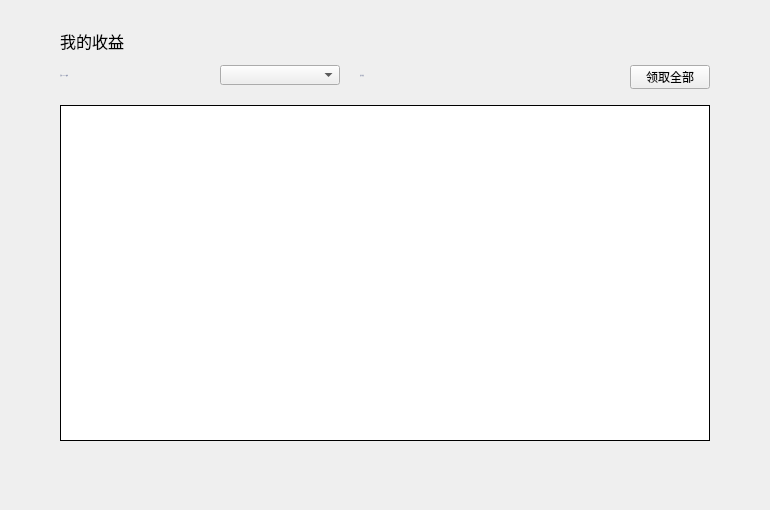
<?xml version="1.0" encoding="UTF-8"?>
<ui version="4.0">
 <class>GuardIncomePage</class>
 <widget class="QWidget" name="GuardIncomePage">
  <property name="geometry">
   <rect>
    <x>0</x>
    <y>0</y>
    <width>770</width>
    <height>510</height>
   </rect>
  </property>
  <property name="windowTitle">
   <string>Form</string>
  </property>
  <widget class="QComboBox" name="accountComboBox">
   <property name="geometry">
    <rect>
     <x>220</x>
     <y>65</y>
     <width>120</width>
     <height>20</height>
    </rect>
   </property>
   <property name="font">
    <font>
     <family>微软雅黑</family>
     <weight>50</weight>
     <bold>false</bold>
    </font>
   </property>
   <property name="focusPolicy">
    <enum>Qt::NoFocus</enum>
   </property>
   <property name="styleSheet">
    <string notr="true"/>
   </property>
  </widget>
  <widget class="QLabel" name="label">
   <property name="geometry">
    <rect>
     <x>60</x>
     <y>65</y>
     <width>160</width>
     <height>20</height>
    </rect>
   </property>
   <property name="font">
    <font>
     <family>微软雅黑</family>
     <pointsize>-1</pointsize>
     <weight>50</weight>
     <italic>false</italic>
     <bold>false</bold>
    </font>
   </property>
   <property name="styleSheet">
    <string notr="true">QLabel{color: rgb(135,144,172);font: 14px &quot;微软雅黑&quot;;}
</string>
   </property>
   <property name="text">
    <string>当前wallfacer账号</string>
   </property>
   <property name="alignment">
    <set>Qt::AlignLeading|Qt::AlignLeft|Qt::AlignVCenter</set>
   </property>
  </widget>
  <widget class="QStackedWidget" name="stackedWidget">
   <property name="geometry">
    <rect>
     <x>0</x>
     <y>469</y>
     <width>770</width>
     <height>41</height>
    </rect>
   </property>
  </widget>
  <widget class="QTableWidget" name="senatorIncomeTableWidget">
   <property name="geometry">
    <rect>
     <x>60</x>
     <y>105</y>
     <width>650</width>
     <height>336</height>
    </rect>
   </property>
   <property name="cursor" stdset="0">
    <cursorShape>ArrowCursor</cursorShape>
   </property>
   <property name="layoutDirection">
    <enum>Qt::LeftToRight</enum>
   </property>
   <property name="styleSheet">
    <string notr="true"/>
   </property>
   <property name="frameShape">
    <enum>QFrame::Box</enum>
   </property>
   <property name="frameShadow">
    <enum>QFrame::Plain</enum>
   </property>
   <property name="verticalScrollBarPolicy">
    <enum>Qt::ScrollBarAsNeeded</enum>
   </property>
   <property name="horizontalScrollBarPolicy">
    <enum>Qt::ScrollBarAlwaysOff</enum>
   </property>
   <property name="autoScroll">
    <bool>true</bool>
   </property>
   <property name="editTriggers">
    <set>QAbstractItemView::NoEditTriggers</set>
   </property>
   <property name="selectionMode">
    <enum>QAbstractItemView::NoSelection</enum>
   </property>
   <property name="iconSize">
    <size>
     <width>19</width>
     <height>12</height>
    </size>
   </property>
   <property name="showGrid">
    <bool>true</bool>
   </property>
   <property name="gridStyle">
    <enum>Qt::SolidLine</enum>
   </property>
   <attribute name="horizontalHeaderVisible">
    <bool>false</bool>
   </attribute>
   <attribute name="horizontalHeaderCascadingSectionResizes">
    <bool>false</bool>
   </attribute>
   <attribute name="horizontalHeaderHighlightSections">
    <bool>false</bool>
   </attribute>
   <attribute name="verticalHeaderVisible">
    <bool>false</bool>
   </attribute>
   <attribute name="verticalHeaderHighlightSections">
    <bool>false</bool>
   </attribute>
   <column>
    <property name="text">
     <string>来自CANDIDATE</string>
    </property>
    <property name="font">
     <font>
      <family>微软雅黑</family>
     </font>
    </property>
    <property name="textAlignment">
     <set>AlignCenter</set>
    </property>
   </column>
   <column>
    <property name="text">
     <string>金额</string>
    </property>
    <property name="font">
     <font>
      <family>微软雅黑</family>
     </font>
    </property>
    <property name="textAlignment">
     <set>AlignCenter</set>
    </property>
   </column>
   <column>
    <property name="text">
     <string/>
    </property>
    <property name="font">
     <font>
      <family>微软雅黑</family>
     </font>
    </property>
    <property name="textAlignment">
     <set>AlignCenter</set>
    </property>
   </column>
   <column>
    <property name="text">
     <string/>
    </property>
   </column>
  </widget>
  <widget class="QLabel" name="title_label">
   <property name="geometry">
    <rect>
     <x>60</x>
     <y>28</y>
     <width>200</width>
     <height>26</height>
    </rect>
   </property>
   <property name="font">
    <font>
     <family>微软雅黑</family>
     <pointsize>12</pointsize>
     <weight>50</weight>
     <italic>false</italic>
     <bold>false</bold>
    </font>
   </property>
   <property name="styleSheet">
    <string notr="true"/>
   </property>
   <property name="text">
    <string>我的收益</string>
   </property>
  </widget>
  <widget class="QLabel" name="totalIncomeLabel2">
   <property name="geometry">
    <rect>
     <x>360</x>
     <y>65</y>
     <width>80</width>
     <height>20</height>
    </rect>
   </property>
   <property name="font">
    <font>
     <family>微软雅黑</family>
     <pointsize>-1</pointsize>
     <weight>50</weight>
     <italic>false</italic>
     <bold>false</bold>
    </font>
   </property>
   <property name="styleSheet">
    <string notr="true">QLabel{color: rgb(135,144,172);font: 14px &quot;微软雅黑&quot;;}
</string>
   </property>
   <property name="text">
    <string>总计收益</string>
   </property>
   <property name="alignment">
    <set>Qt::AlignLeading|Qt::AlignLeft|Qt::AlignVCenter</set>
   </property>
  </widget>
  <widget class="QLabel" name="totalIncomeLabel">
   <property name="geometry">
    <rect>
     <x>440</x>
     <y>65</y>
     <width>160</width>
     <height>20</height>
    </rect>
   </property>
   <property name="font">
    <font>
     <family>微软雅黑</family>
     <pointsize>-1</pointsize>
     <weight>50</weight>
     <italic>false</italic>
     <bold>false</bold>
    </font>
   </property>
   <property name="styleSheet">
    <string notr="true">QLabel{color: rgb(135,144,172);font: 14px &quot;微软雅黑&quot;;}
</string>
   </property>
   <property name="text">
    <string/>
   </property>
   <property name="alignment">
    <set>Qt::AlignLeading|Qt::AlignLeft|Qt::AlignVCenter</set>
   </property>
  </widget>
  <widget class="QToolButton" name="obtainAllBtn">
   <property name="geometry">
    <rect>
     <x>630</x>
     <y>65</y>
     <width>80</width>
     <height>24</height>
    </rect>
   </property>
   <property name="font">
    <font>
     <family>微软雅黑</family>
     <weight>50</weight>
     <italic>false</italic>
     <bold>false</bold>
    </font>
   </property>
   <property name="cursor">
    <cursorShape>PointingHandCursor</cursorShape>
   </property>
   <property name="focusPolicy">
    <enum>Qt::NoFocus</enum>
   </property>
   <property name="styleSheet">
    <string notr="true"/>
   </property>
   <property name="text">
    <string>领取全部</string>
   </property>
  </widget>
 </widget>
 <resources/>
 <connections/>
</ui>
